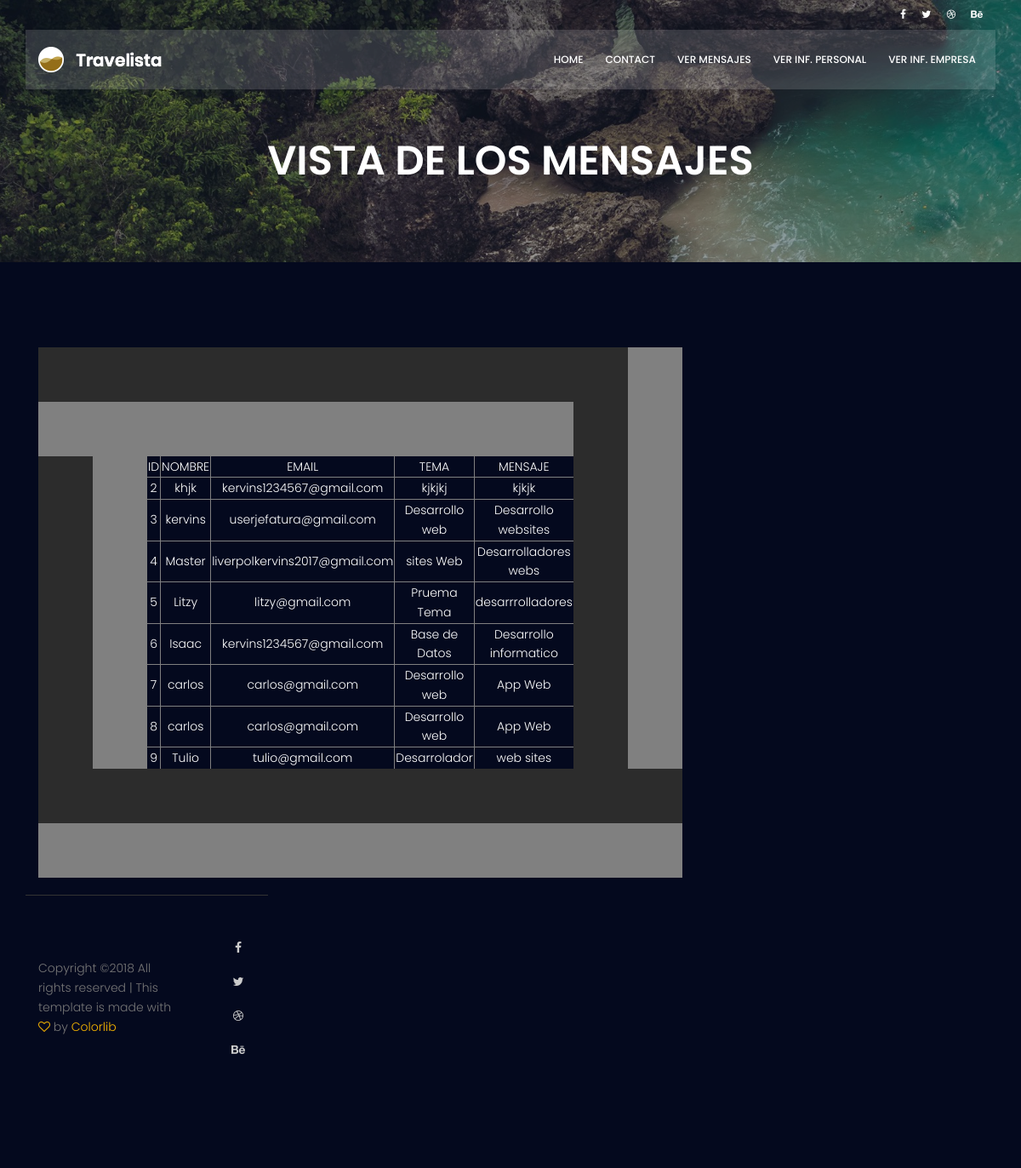
Screenshot of /mostrarDatos.php with the database file from the repository.
### tables this page shows
CREATE TABLE `tb_msj` (
  `id` int(11) NOT NULL,
  `nombre` varchar(50) NOT NULL,
  `email` varchar(100) NOT NULL,
  `tema` varchar(255) NOT NULL,
  `mensaje` varchar(500) NOT NULL
);

### mostrarDatos.php (the view, shortened to what this page needs)
	<?php
    require("conexion.php");
?>
	<!DOCTYPE html>
	<html lang="zxx" class="no-js">
	<head>
			<link rel="stylesheet" href="css/linearicons.css">
			<link rel="stylesheet" href="css/font-awesome.min.css">
			<link rel="stylesheet" href="css/bootstrap.css">
			<link rel="stylesheet" href="css/magnific-popup.css">
			<link rel="stylesheet" href="css/jquery-ui.css">
			<link rel="stylesheet" href="css/nice-select.css">
			<link rel="stylesheet" href="css/animate.min.css">
			<link rel="stylesheet" href="css/owl.carousel.css">
			<link rel="stylesheet" href="css/main.css">
		</head>
		<body>
			<header id="header">
				<div class="header-top">
					<div class="container">
			  		<div class="row align-items-center">
			  			<div class="col-lg-6 col-sm-6 col-6 header-top-left">
			  			</div>
			  			<div class="col-lg-6 col-sm-6 col-6 header-top-right">
							<div class="header-social">
								<a href="#"><i class="fa fa-facebook"></i></a>
								<a href="#"><i class="fa fa-twitter"></i></a>
								<a href="#"><i class="fa fa-dribbble"></i></a>
								<a href="#"><i class="fa fa-behance"></i></a>
							</div>
			  			</div>
			  		</div>
					</div>
				</div>
				<div class="container main-menu">
					<div class="row align-items-center justify-content-between d-flex">
				      <div id="logo">
				        <a href="index.html"><img src="img/logo.png" alt="" title="" /></a>
				      </div>
				      <nav id="nav-menu-container">
				        <ul class="nav-menu">
				          <li><a href="index.php">Home</a></li>
				          <li><a href="contact.php">Contact</a></li>
						  <li><a href="mostrarDatos.php">Ver Mensajes</a></li>
						  <li><a href="mostrarDatosPeronal.php">Ver Inf. Personal</a></li>
						  <li><a href="mostrarDatosEmpresa.php">Ver Inf. Empresa</a></li>
				        </ul>
				      </nav>
					</div>
				</div>
			</header>
			<section class="relative about-banner">
				<div class="overlay overlay-bg"></div>
				<div class="container">
					<div class="row d-flex align-items-center justify-content-center">
						<div class="about-content col-lg-12">
							<h1 class="text-white">
								VISTA DE LOS MENSAJES
							</h1>
						</div>
					</div>
				</div>
			</section>
			<footer class="footer-area section-gap">
				<div class="container">
					<div class="row">
						<div class="col-lg-3  col-md-6 col-sm-6">
							<div class="single-footer-widget">
<div style="text-align:center;">
<table border="128"  style="center" >
		<tr>
			<td>ID</td>
			<td>NOMBRE</td>
			<td>EMAIL</td>
			<td>TEMA</td>
			<td>MENSAJE</td>
		</tr>
		<?php
	$result = mysqli_query($conexion,"SELECT * FROM tb_msj");
	while ($row = mysqli_fetch_row($result)){
		 ?>
		<tr>
			<td><?php echo $row[0] ?></td>
			<td><?php echo $row[1] ?></td>
			<td><?php echo $row[2] ?></td>
			<td><?php echo $row[3] ?></td>
			<td><?php echo $row[4] ?></td>
	<?php
	}
	 ?>
	</table>
					  </div>
                    </div>
					<div class="row footer-bottom d-flex justify-content-between align-items-center">
						<p class="col-lg-8 col-sm-12 footer-text m-0">
Copyright &copy;<script>document.write(new Date().getFullYear());</script> All rights reserved | This template is made with <i class="fa fa-heart-o" aria-hidden="true"></i> by <a href="https://colorlib.com" target="_blank">Colorlib</a>
</p>
						<div class="col-lg-4 col-sm-12 footer-social">
							<a href="#"><i class="fa fa-facebook"></i></a>
							<a href="#"><i class="fa fa-twitter"></i></a>
							<a href="#"><i class="fa fa-dribbble"></i></a>
							<a href="#"><i class="fa fa-behance"></i></a>
						</div>
					</div>
				</div>
			</footer>
		</body>
	</html>

### css/main.css (style rules this page uses)
body { color: #777777; font-family: "Poppins", sans-serif; font-size: 14px; font-weight: 300; line-height: 1.625em; position: relative; }
ol, ul { margin: 0; padding: 0; list-style: none; }
a { -webkit-transition: all 0.3s ease 0s; -moz-transition: all 0.3s ease 0s; -o-transition: all 0.3s ease 0s; transition: all 0.3s ease 0s; }
a, a:focus, a:hover { text-decoration: none; outline: 0; }
h1, h2, h3, h4, h5, h6 { font-family: "Poppins", sans-serif; color: #222222; line-height: 1.2em !important; margin-bottom: 0; margin-top: 0; font-weight: 600; }
h1, .h1 { font-size: 36px; }
td, th { border-radius: 0px; }
.text-white { color: #fff; }
.relative { position: relative; }
.overlay { position: absolute; left: 0; right: 0; top: 0; bottom: 0; }
h1 { font-size: 36px; }
h1, h2, h3, h4, h5, h6 { line-height: 1.5em; }
.header-top { font-size: 12px; padding: 6px 0px; }
.header-top a { color: #fff; -webkit-transition: all 0.3s ease 0s; -moz-transition: all 0.3s ease 0s; -o-transition: all 0.3s ease 0s; transition: all 0.3s ease 0s; }
.header-top .header-top-right { text-align: right; }
.header-top .header-top-right .header-social a { color: #fff; margin-left: 15px; -webkit-transition: all 0.3s ease 0s; -moz-transition: all 0.3s ease 0s; -o-transition: all 0.3s ease 0s; transition: all 0.3s ease 0s; }
.main-menu { padding-bottom: 20px; padding-top: 20px; background: rgba(255, 255, 255, 0.15); padding-left: 15px; padding-right: 15px; }
#header { position: fixed; left: 0; top: 0; right: 0; transition: all 0.5s; z-index: 997; }
.nav-menu, .nav-menu * { margin: 0; padding: 0; list-style: none; }
.nav-menu li { position: relative; white-space: nowrap; }
.nav-menu > li { float: left; }
.nav-menu a { padding: 0 8px 0px 8px; text-decoration: none; display: inline-block; color: #fff; font-weight: 500; font-size: 12px; text-transform: uppercase; outline: none; }
.nav-menu > li { margin-left: 10px; }
#mobile-nav { position: fixed; top: 0; padding-top: 18px; bottom: 0; z-index: 998; background: rgba(0, 0, 0, 0.8); left: -260px; width: 260px; overflow-y: auto; transition: 0.4s; }
#mobile-nav ul { padding: 0; margin: 0; list-style: none; }
#mobile-nav ul li { position: relative; }
#mobile-nav ul li a { color: #fff; font-size: 13px; text-transform: uppercase; overflow: hidden; padding: 10px 22px 10px 15px; position: relative; text-decoration: none; width: 100%; display: block; outline: none; font-weight: 400; }
.section-gap { padding: 120px 0; }
#logo { padding-left: 15px; }
#nav-menu-container { padding-right: 15px; }
.about-banner { background: url(../img/top-banner.jpg) center; background-size: cover; }
.about-banner .overlay-bg { background: rgba(4, 9, 30, 0.4); }
.about-content { margin-top: 70px; padding: 90px 0px; text-align: center; }
.about-content h1 { font-size: 48px; font-weight: 600; }
.footer-area { background: #04091e; padding-top: 100px; }
.footer-social { text-align: right; }
.footer-social a { width: 20px; width: 40px; display: inline-table; height: 40px; text-align: center; padding-top: 10px; -webkit-transition: all 0.3s ease 0s; -moz-transition: all 0.3s ease 0s; -o-transition: all 0.3s ease 0s; transition: all 0.3s ease 0s; }
.footer-social i { color: #cccccc; -webkit-transition: all 0.3s ease 0s; -moz-transition: all 0.3s ease 0s; -o-transition: all 0.3s ease 0s; transition: all 0.3s ease 0s; }
.single-footer-widget { color: #fff; }
.footer-bottom { padding-top: 40px; margin-top: 20px; border-top: 1px solid #333; }
.footer-text a, .footer-text i { color: #f8b600; }

### rows the page displays
tb_msj: id "2", nombre "khjk", email "kervins1234567@gmail.com", tema "kjkjkj", mensaje "kjkjk"
tb_msj: id "3", nombre "kervins", email "userjefatura@gmail.com", tema "Desarrollo web", mensaje "Desarrollo websites"
tb_msj: id "4", nombre "Master", email "liverpolkervins2017@gmail.com", tema "sites Web", mensaje "Desarrolladores webs"
tb_msj: id "5", nombre "Litzy", email "litzy@gmail.com", tema "Pruema Tema", mensaje "desarrrolladores"
tb_msj: id "6", nombre "Isaac", email "kervins1234567@gmail.com", tema "Base de Datos", mensaje "Desarrollo informatico"
tb_msj: id "7", nombre "carlos", email "carlos@gmail.com", tema "Desarrollo web", mensaje "App Web"
tb_msj: id "8", nombre "carlos", email "carlos@gmail.com", tema "Desarrollo web", mensaje "App Web"
tb_msj: id "9", nombre "Tulio", email "tulio@gmail.com", tema "Desarrolador", mensaje "web sites"
